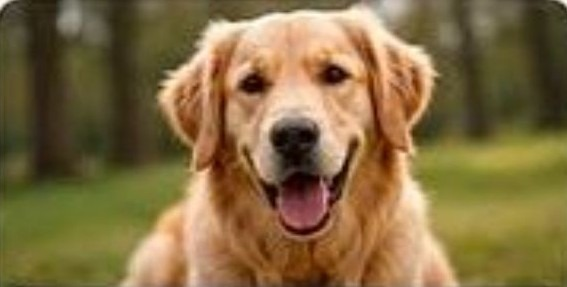
#> input picture img/hero-dog.jpg, 567 x 287 px
$ python make_media.py
#> lines starting #> are read from the running program, lines starting #| are printed output that depends on the picture; after the words box and inside, x2 and y2 are one past the last pixel; in counts of white or black regions, pixels touching at a corner belong together
"""Builds the test media used by qa/opus_tests.py into qa/media/ (idempotent)."""
import pathlib, subprocess
from PIL import Image, ImageDraw
import imageio_ffmpeg
ROOT = pathlib.Path(__file__).resolve().parent.parent
M = ROOT / "qa" / "media"; M.mkdir(parents=True, exist_ok=True)
hero = Image.open(ROOT / "img" / "hero-dog.jpg").convert("RGB")
#> hero is the input picture: PIL image 567x287 RGB; mean R, G, B 130.9, 108.3, 66.1
hero.resize((4000, 3000), Image.BICUBIC).save(M / "large-4000x3000.jpg", quality=92)
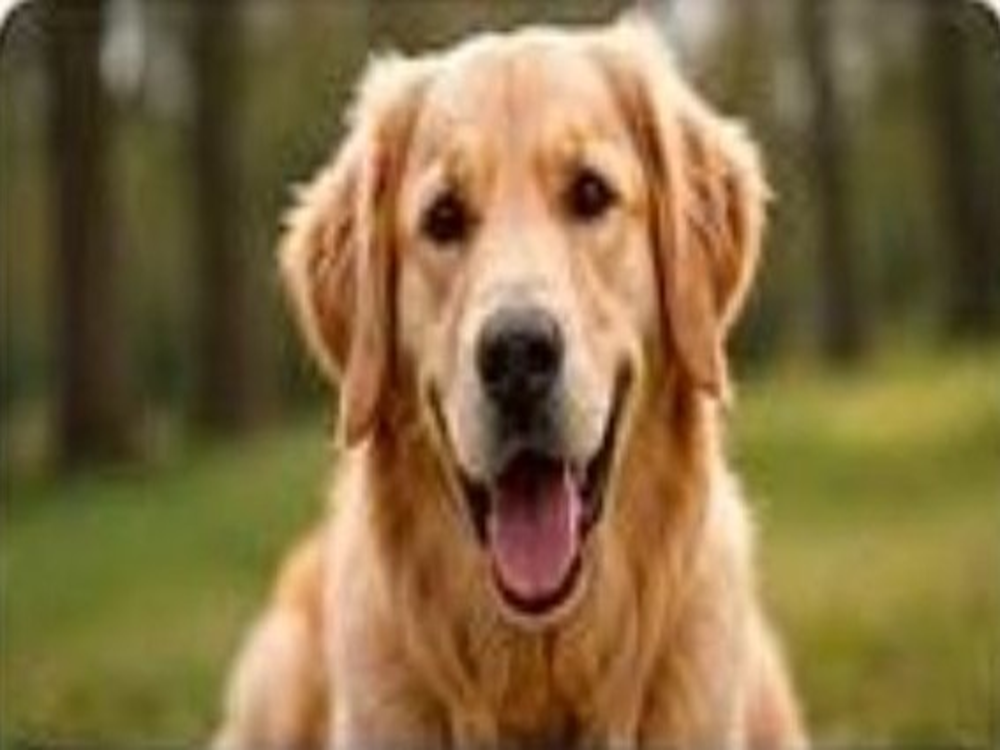
#> saved as large-4000x3000.jpg: PIL image 4000x3000 RGB (shown at 1/4 size); mean R, G, B 130.9, 108.3, 66.1
rgba = hero.resize((600, 450)).convert("RGBA"); a = Image.new("L", rgba.size, 0); ImageDraw.Draw(a).ellipse((40, 20, 560, 430), fill=255); rgba.putalpha(a)
#> after `rgba = hero.resize((600, 450)).convert('RGBA')`:
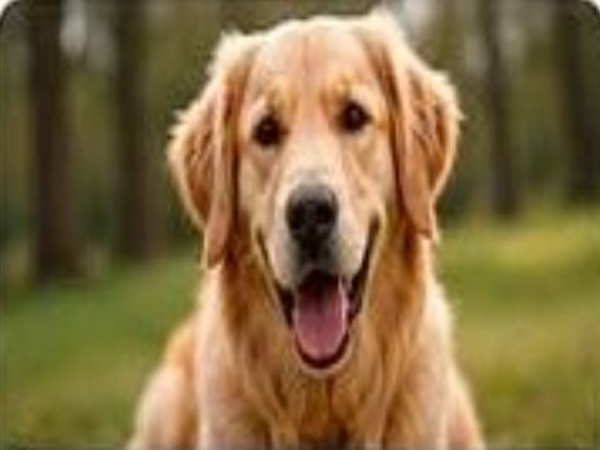
#> rgba: PIL image 600x450 RGBA; mean R, G, B, A 130.9, 108.3, 66.1, 255
#> after `a = Image.new('L', rgba.size, 0)`: a: PIL image 600x450 L; every value is 0
#> after `ImageDraw.Draw(a).ellipse((40, 20, 560, 430), fill=255)`:
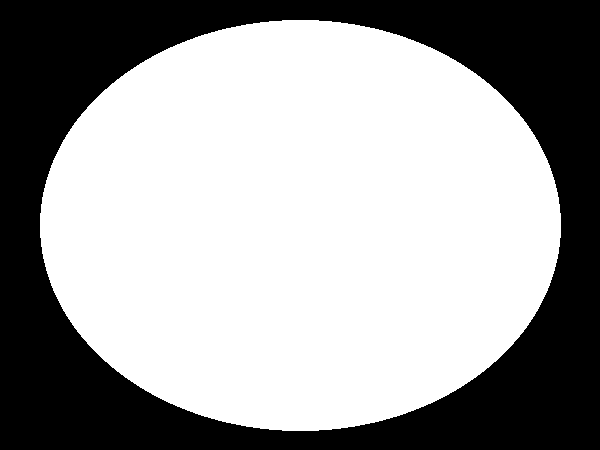
#> a: PIL image 600x450 L; 62.3% white; 1 black region, box (x1, y1, x2, y2) and area: (0, 0, 600, 450) 101897
#> after `rgba.putalpha(a)`:
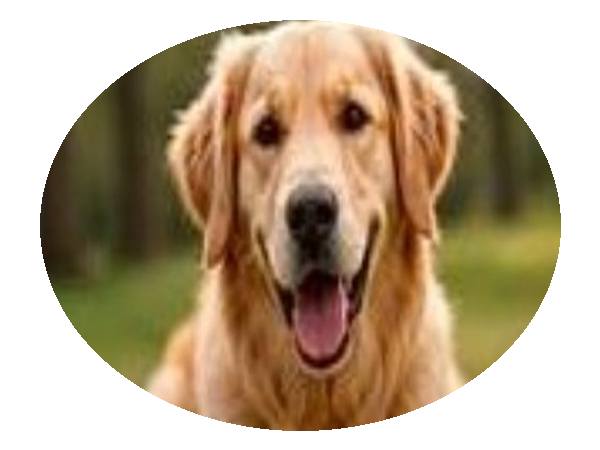
#> rgba: PIL image 600x450 RGBA; mean R, G, B, A 130.9, 108.3, 66.1, 158.8; transparent parts drawn white
rgba.save(M / "transparent.png")
# EXIF orientation 6 = stored rotated; viewers rotate 90 CW on display
rot = hero.rotate(90, expand=True); ex = Image.Exif(); ex[0x0112] = 6
#> after `rot = hero.rotate(90, expand=True)`:
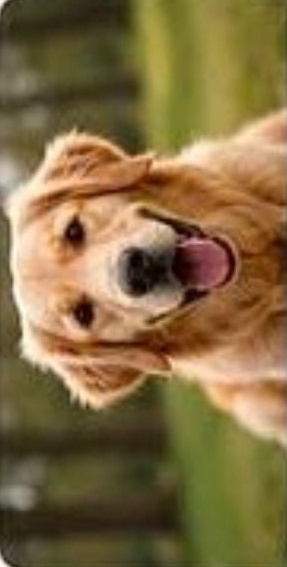
#> rot: PIL image 287x567 RGB; mean R, G, B 130.9, 108.3, 66.1
rot.save(M / "exif-orient6.jpg", exif=ex.tobytes(), quality=92)
hero.resize((50, 50)).save(M / "tiny-50x50.jpg")
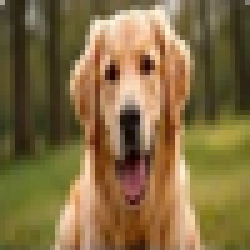
#> saved as tiny-50x50.jpg: PIL image 50x50 RGB (shown 5 times larger); mean R, G, B 130.9, 108.3, 66.1
(M / "not-an-image.jpg").write_bytes(b"%PDF-1.4\nthis is not a jpeg at all\n" * 50)
(M / "not-a-video.mp4").write_bytes(b"garbage" * 500)
#> (the run stopped early here; a loop or call above may not have finished)
